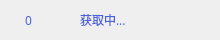
<?xml version="1.0" encoding="UTF-8"?>
<ui version="4.0">
 <class>BottomBar</class>
 <widget class="QWidget" name="BottomBar">
  <property name="geometry">
   <rect>
    <x>0</x>
    <y>0</y>
    <width>220</width>
    <height>40</height>
   </rect>
  </property>
  <property name="sizePolicy">
   <sizepolicy hsizetype="Fixed" vsizetype="Preferred">
    <horstretch>0</horstretch>
    <verstretch>0</verstretch>
   </sizepolicy>
  </property>
  <property name="minimumSize">
   <size>
    <width>0</width>
    <height>0</height>
   </size>
  </property>
  <property name="maximumSize">
   <size>
    <width>11111111</width>
    <height>11111111</height>
   </size>
  </property>
  <property name="font">
   <font>
    <family>Microsoft YaHei UI Light</family>
   </font>
  </property>
  <property name="windowTitle">
   <string>Form</string>
  </property>
  <widget class="QLabel" name="syncLabel">
   <property name="geometry">
    <rect>
     <x>80</x>
     <y>10</y>
     <width>140</width>
     <height>20</height>
    </rect>
   </property>
   <property name="font">
    <font>
     <family>Microsoft YaHei UI Light</family>
    </font>
   </property>
   <property name="cursor">
    <cursorShape>PointingHandCursor</cursorShape>
   </property>
   <property name="styleSheet">
    <string notr="true">QLabel{color: rgb(72,97,220);}</string>
   </property>
   <property name="text">
    <string>获取中...</string>
   </property>
   <property name="alignment">
    <set>Qt::AlignLeading|Qt::AlignLeft|Qt::AlignVCenter</set>
   </property>
  </widget>
  <widget class="QLabel" name="networkLabel">
   <property name="geometry">
    <rect>
     <x>55</x>
     <y>10</y>
     <width>20</width>
     <height>20</height>
    </rect>
   </property>
   <property name="styleSheet">
    <string notr="true">border-image: url(:/ui/wallet_ui/net.png);</string>
   </property>
   <property name="text">
    <string/>
   </property>
  </widget>
  <widget class="QLabel" name="nodeNumLabel">
   <property name="geometry">
    <rect>
     <x>25</x>
     <y>10</y>
     <width>30</width>
     <height>20</height>
    </rect>
   </property>
   <property name="styleSheet">
    <string notr="true">QLabel{color: rgb(72,97,220);}</string>
   </property>
   <property name="text">
    <string>0</string>
   </property>
  </widget>
  <widget class="QLabel" name="nodeLabel">
   <property name="geometry">
    <rect>
     <x>0</x>
     <y>10</y>
     <width>20</width>
     <height>20</height>
    </rect>
   </property>
   <property name="styleSheet">
    <string notr="true">border-image: url(:/ui/wallet_ui/nodes.png);</string>
   </property>
   <property name="text">
    <string/>
   </property>
  </widget>
 </widget>
 <resources/>
 <connections/>
</ui>
